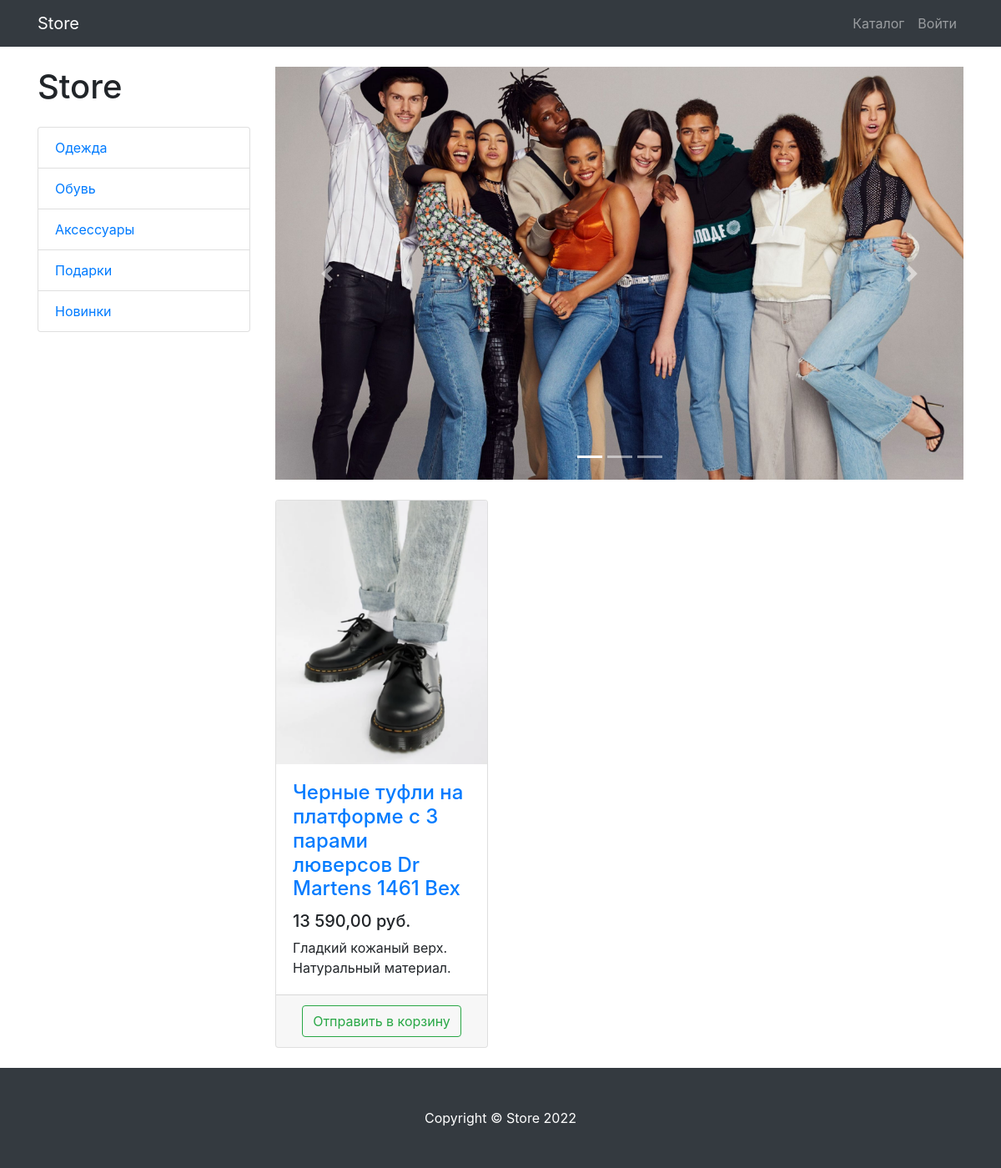
/products/category/2, run on the app's committed database.
### products/models.py (models this page shows, shortened)
class ProductCategory(models.Model):
    name = models.CharField(max_length=128, unique=True)
    description = models.TextField(null=True, blank=True)
    class Meta:
        verbose_name = 'category'
        verbose_name_plural = 'categories'

class Product(models.Model):
    name = models.CharField(max_length=256)
    description = models.TextField()
    price = models.DecimalField(max_digits=15, decimal_places=2)
    quantity = models.PositiveIntegerField(default=0)
    image = models.ImageField(upload_to='products_images')
    stripe_product_price_id = models.CharField(max_length=128, null=True, blank=True)
    category = models.ForeignKey(to=ProductCategory, on_delete=models.CASCADE)
    class Meta:
        verbose_name = 'product'
        verbose_name_plural = 'products'

### products/views.py (the view)
# urls.py: path('', ProductsListView.as_view(), name='index'),
class ProductsListView(TitleMixin, ListView):
    model = Product
    template_name = 'products/products.html'
    paginate_by = 3
    title = 'Store - Каталог'
    def get_queryset(self):
        queryset = super(ProductsListView, self).get_queryset()
        category_id = self.kwargs.get('category_id')
        return queryset.filter(category_id=category_id) if category_id else queryset
    def get_context_data(self, *, object_list=None, **kwargs):
        context = super(ProductsListView, self).get_context_data()
        categories = cache.get('categories')
        if not categories:
            context['categories'] = ProductCategory.objects.all()
            cache.set('categories', context['categories'], 30)
        else:
            context['categories'] = categories
        return context

### common/views.py (called while the page is built)
    def get_context_data(self, **kwargs):
        context = super(TitleMixin, self).get_context_data(**kwargs)
        context['title'] = self.title
        return context

### products/context_processors.py (called while the page is built)
def baskets(request):
    user = request.user
    return {'baskets': Basket.objects.filter(user=user) if user.is_authenticated else []}

### products/templates/products/products.html (shortened to what this page needs)
{% extends 'products/base.html' %}
{% load static cache humanize %}
{% block css %}
    <link href="{% static 'vendor/css/products.css' %}" rel="stylesheet">
{% endblock %}
{% block content %}
    <div class="container">
    <div class="row">
        <div class="col-lg-3">
            <h1 class="my-4">Store</h1>
            <div class="list-group">
                {% for category in categories %}
                    <a href="{% url 'products:category' category.id %}" class="list-group-item">{{ category.name }}</a>
                {% endfor %}
            </div>
        </div>
        <div class="col-lg-9">
            <div id="carouselExampleIndicators" class="carousel slide my-4" data-ride="carousel">
                <ol class="carousel-indicators">
                    <li data-target="#carouselExampleIndicators" data-slide-to="0" class="active"></li>
                    <li data-target="#carouselExampleIndicators" data-slide-to="1"></li>
                    <li data-target="#carouselExampleIndicators" data-slide-to="2"></li>
                </ol>
                <div class="carousel-inner" role="listbox">
                    <div class="carousel-item active">
                        <img class="d-block img-fluid" src="/static/vendor/img/slides/slide-1.jpg" alt="First slide">
                    </div>
                </div>
                <a class="carousel-control-prev" href="#carouselExampleIndicators" role="button" data-slide="prev">
                    <span class="carousel-control-prev-icon" aria-hidden="true"></span>
                </a>
                <a class="carousel-control-next" href="#carouselExampleIndicators" role="button" data-slide="next">
                    <span class="carousel-control-next-icon" aria-hidden="true"></span>
                </a>
            </div>
            <div class="row">
                {% cache 30 object_list %}
                    {% for product in object_list %}
                        <div class="col-lg-4 col-md-6 mb-4">
                    <div class="card h-100">
                        <a href="#">
                            <img class="card-img-top"
                                 src="{{ product.image.url }}"
                                 alt="">
                        </a>
                        <div class="card-body">
                            <h4 class="card-title">
                                <a href="#">{{ product.name }}</a>
                            </h4>
                            <h5>{{ product.price|intcomma }} руб.</h5>
                            <p class="card-text">{{ product.description }}</p>
                        </div>
                        <div class="card-footer text-center">
                            <a class="btn btn-outline-success"
                               href="{% url 'products:basket_add' product.id %}">
                                Отправить в корзину
                            </a>
                        </div>
                    </div>
                </div>
                    {% endfor %}
                {% endcache %}
            </div>
        </div>
    </div>
</div>
{% endblock %}
{% block footer %}
    <footer class="py-5 bg-dark">
        <div class="container">
            <p class="m-0 text-center text-white">Copyright &copy; Store 2022</p>
        </div>
    </footer>
{% endblock %}

### data on the page
ProductCategory: name "Одежда"
ProductCategory: name "Обувь"
ProductCategory: name "Аксессуары"
ProductCategory: name "Подарки"
ProductCategory: name "Новинки"
Product: image (picture), name "Черные туфли на платформе с 3 парами люверсов Dr Martens 1461 Bex", price "13 590,00", description "Гладкий кожаный верх. Натуральный материал."
